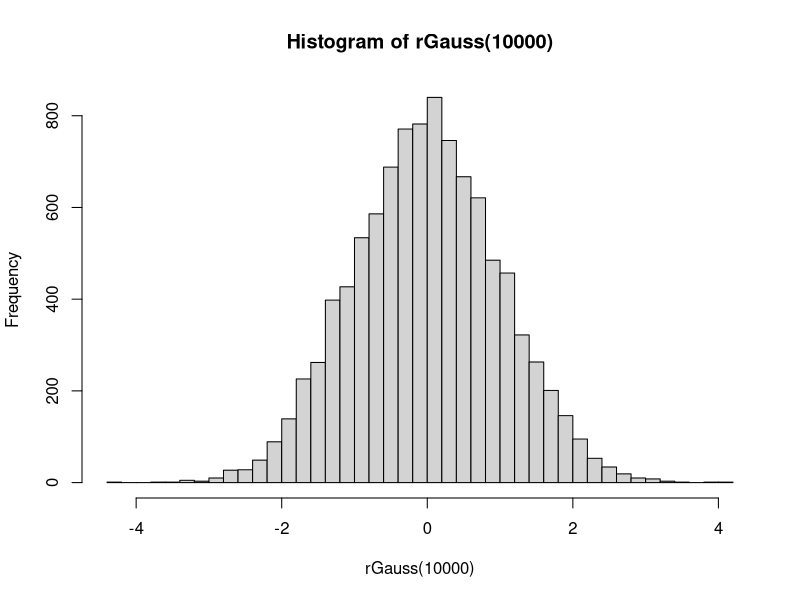
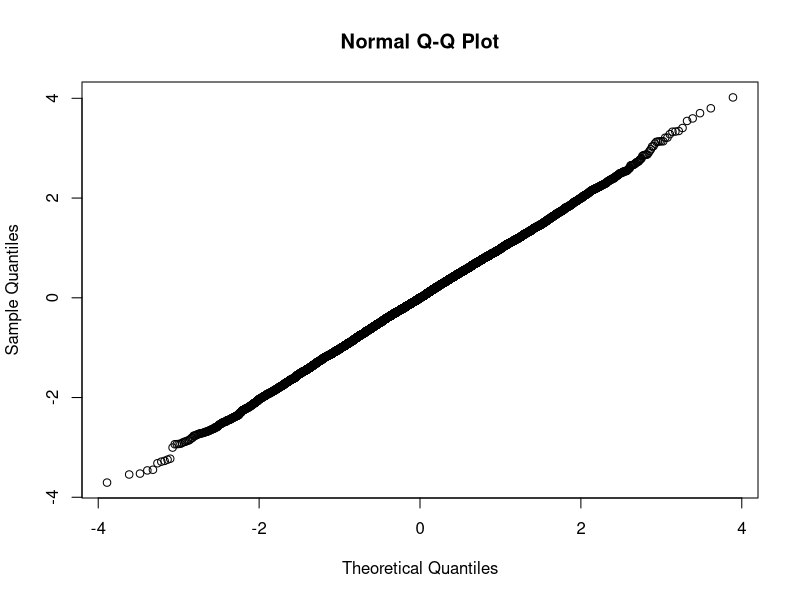

The R script that drew these images, in order:
#normal tail probabilty using importance sampling

#p(x >a)
rGauss = function(n=1){
	
	re = rep(0,n)
	for(i in 1:n){
	repeat
	{v1= 2*runif(1,0,1)-1 #unif(-1,1)
	v2 = 2*runif(1,0,1)-1
	r = v1^2 + v2^2
	if(r < 1) break
	}
	re[i] =  sqrt(-2*log(r)/r)*v1
	}

	re
}

hist(rGauss(10000),30)
r = rGauss(10000)
qqnorm(r)


#=========================================#
a = 2
n = 1000
m = 100 
#function to generate exp(a)

p = rep(0,m)
for(i in 1:m){

	u = runif(n,0,1)
	exp = -1/a*log(u)
	p[i] = 1/a*mean(exp(a*exp)*(1/sqrt(2*pi)*exp(-(exp+a)^2/2)))

}
mean(p)
var(p)
#simplify the expression
#p = (exp(-a^2/2)/(a*sqrt(2*pi)))*mean(exp(-exp^2/2))

#most accurate value
1-pnorm(a)

#compare with direct simulation
p1 = rep(0,m)
for(i in 1:m){

	rn = rGauss(n) #here we use user-difined 
	p1[i] = length(which(rn>=a))/n

}
mean(p1)
var(p1)


















